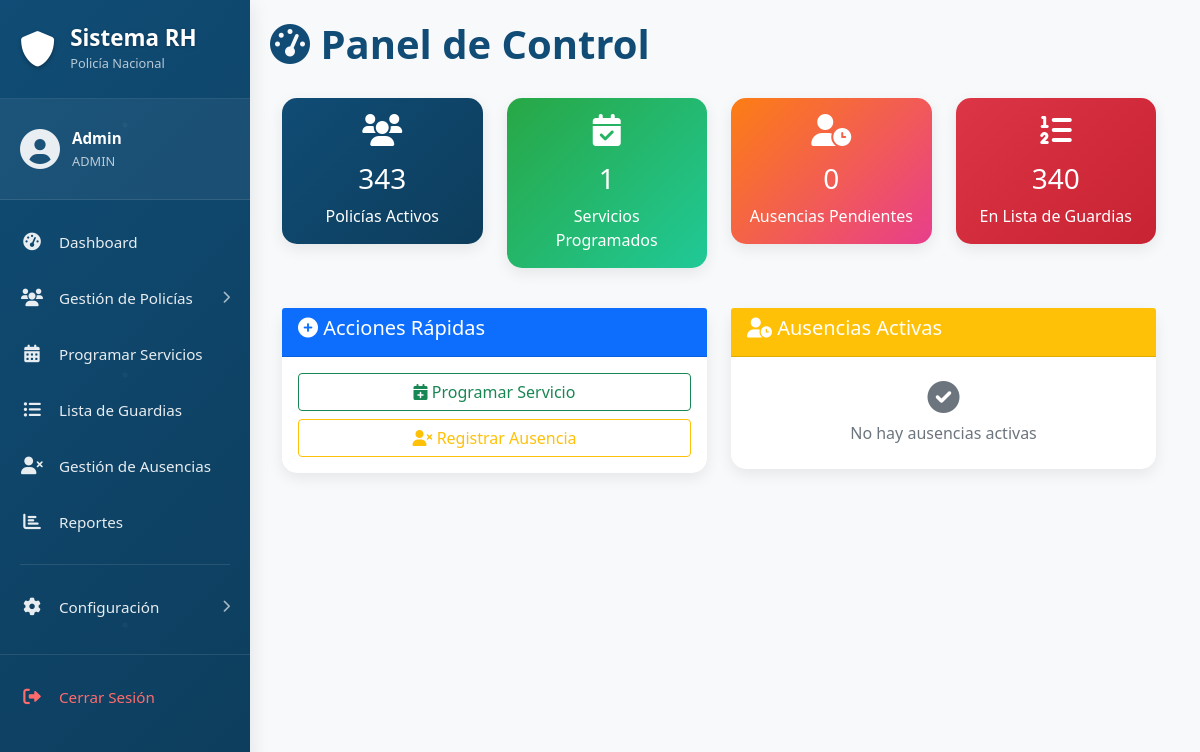
The page /admin/index.php (signed in) on the database as committed earlier.
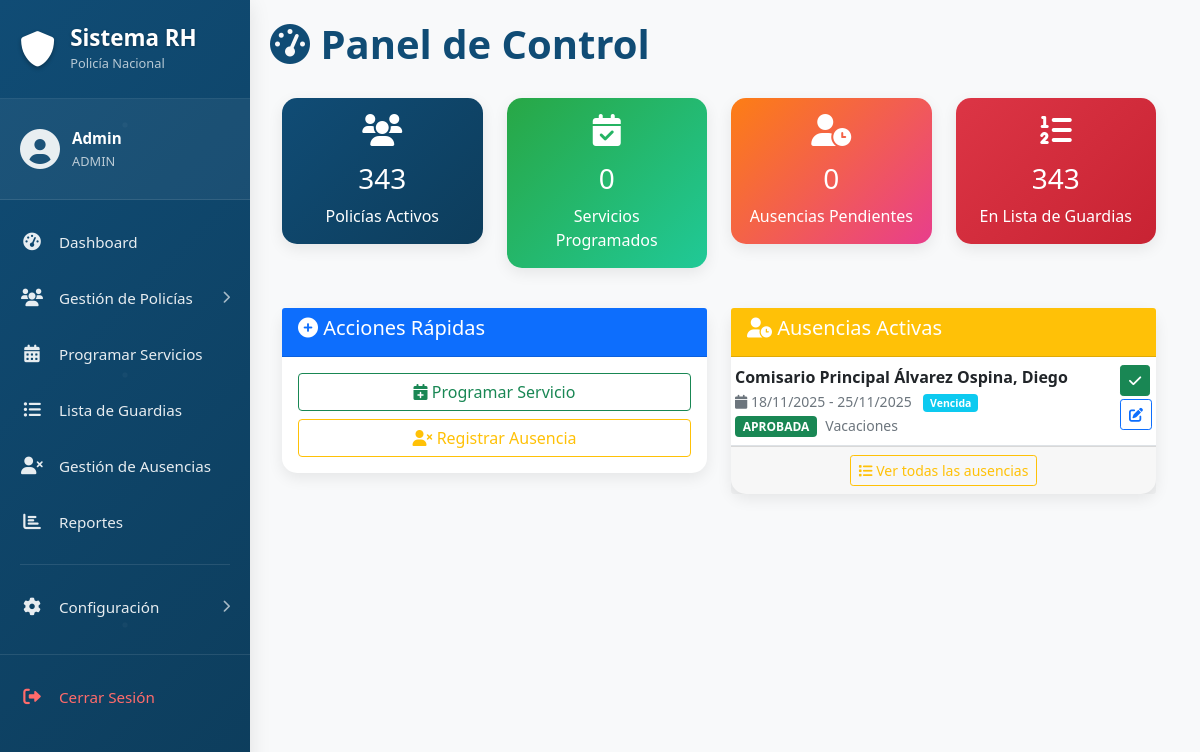
The same page on the database as committed later.
### tables this page shows
CREATE TABLE `ausencias` (
  `id` int NOT NULL,
  `policia_id` int NOT NULL,
  `tipo_ausencia_id` int NOT NULL,
  `fecha_inicio` date NOT NULL,
  `fecha_fin` date DEFAULT NULL,
  `descripcion` text,
  `justificacion` text,
  `documento_adjunto` varchar(255) DEFAULT NULL,
  `aprobado_por` int DEFAULT NULL,
  `estado` enum('PENDIENTE','APROBADA','RECHAZADA','COMPLETADA') DEFAULT 'PENDIENTE',
  `created_at` timestamp NULL DEFAULT CURRENT_TIMESTAMP,
  `updated_at` timestamp NULL DEFAULT CURRENT_TIMESTAMP ON UPDATE CURRENT_TIMESTAMP
);

CREATE TABLE `tipo_grados` (
  `id` int NOT NULL,
  `nombre` varchar(100) NOT NULL,
  `nivel_jerarquia` int NOT NULL,
  `abreviatura` varchar(20) DEFAULT NULL,
  `grado_id` int NOT NULL,
  `created_at` timestamp NULL DEFAULT CURRENT_TIMESTAMP,
  `updated_at` timestamp NULL DEFAULT CURRENT_TIMESTAMP ON UPDATE CURRENT_TIMESTAMP
);

CREATE TABLE `policias` (
  `id` int NOT NULL,
  `legajo` int NOT NULL,
  `nombre` varchar(100) NOT NULL,
  `apellido` varchar(100) NOT NULL,
  `cin` varchar(20) NOT NULL,
  `genero` enum('MASCULINO','FEMENINO') NOT NULL,
  `grado_id` int NOT NULL COMMENT 'Referencia a tipo_grados.id',
  `especialidad_id` int DEFAULT NULL,
  `cargo` varchar(150) DEFAULT NULL,
  `comisionamiento` varchar(200) DEFAULT NULL,
  `telefono` varchar(20) DEFAULT NULL,
  `region_id` int DEFAULT '1',
  `lugar_guardia_id` int DEFAULT NULL,
  `lugar_guardia_reserva_id` int DEFAULT '6' COMMENT 'Siempre ATENCIÓN TELEFÓNICA EXCLUSIVA (ID 6)',
  `observaciones` varchar(500) DEFAULT NULL,
  `activo` tinyint(1) DEFAULT '1',
  `estado` enum('DISPONIBLE','NO DISPONIBLE') DEFAULT 'DISPONIBLE',
  `created_at` timestamp NULL DEFAULT CURRENT_TIMESTAMP,
  `updated_at` timestamp NULL DEFAULT CURRENT_TIMESTAMP ON UPDATE CURRENT_TIMESTAMP
);

CREATE TABLE `tipos_ausencias` (
  `id` int NOT NULL,
  `nombre` varchar(50) NOT NULL,
  `descripcion` text,
  `requiere_justificacion` tinyint(1) DEFAULT '0',
  `created_at` timestamp NULL DEFAULT CURRENT_TIMESTAMP
);

### admin/index.php (the view, shortened to what the changed rows need)
<?php
require_once '../cnx/db_connect.php';
$total_servicios = $conn->query("SELECT COUNT(*) as total FROM servicios WHERE estado = 'PROGRAMADO'")->fetch()['total'];
$total_guardias = $conn->query("SELECT COUNT(*) as total FROM lista_guardias")->fetch()['total'];
$ausencias_activas = $conn->query("
    SELECT
        a.id,
        a.fecha_inicio,
        a.fecha_fin,
        a.estado,
        a.descripcion,
        p.id as policia_id,
        p.nombre,
        p.apellido,
        p.cin,
        p.legajo,
        tg.nombre as grado,
        ta.nombre as tipo_ausencia,
        DATEDIFF(COALESCE(a.fecha_fin, CURDATE()), a.fecha_inicio) + 1 as dias_ausencia,
        CASE
            WHEN a.fecha_fin IS NULL THEN 'Indefinida'
            WHEN a.fecha_fin < CURDATE() THEN 'Vencida'
            WHEN a.fecha_fin = CURDATE() THEN 'Termina hoy'
            ELSE CONCAT(DATEDIFF(a.fecha_fin, CURDATE()), ' días restantes')
        END as tiempo_restante
    FROM ausencias a
    JOIN policias p ON a.policia_id = p.id
    LEFT JOIN tipo_grados tg ON p.grado_id = tg.id
    JOIN tipos_ausencias ta ON a.tipo_ausencia_id = ta.id
    WHERE a.estado IN ('APROBADA', 'PENDIENTE') AND ta.nombre != 'Junta Medica'
    ORDER BY a.fecha_inicio ASC
    LIMIT 10
");
?>
<!DOCTYPE html>
<html lang="es">
<head>
    <link href="https://cdn.jsdelivr.net/npm/bootstrap@5.1.3/dist/css/bootstrap.min.css" rel="stylesheet">
    <link href="https://cdnjs.cloudflare.com/ajax/libs/font-awesome/6.0.0/css/all.min.css" rel="stylesheet">
</head>
<body>
    <div class="container-fluid">
        <div class="row">
            <div class="col-md-9 col-lg-10">
                <div class="main-content">
                    <h1 class="page-title">
                        <i class="fas fa-tachometer-alt"></i> Panel de Control
                    </h1>
                    <div class="row mb-4">
                        <div class="col-md-3 mb-3">
                            <div class="card stat-card green">
                                <div class="card-body text-center">
                                    <i class="fas fa-calendar-check fa-2x mb-3"></i>
                                    <h3><?php echo $total_servicios; ?></h3>
                                    <p class="mb-0">Servicios Programados</p>
                                </div>
                            </div>
                        </div>
                        <div class="col-md-3 mb-3">
                            <div class="card stat-card red">
                                <div class="card-body text-center">
                                    <i class="fas fa-list-ol fa-2x mb-3"></i>
                                    <h3><?php echo $total_guardias; ?></h3>
                                    <p class="mb-0">En Lista de Guardias</p>
                                </div>
                            </div>
                        </div>
                    </div>
                    <div class="row">
                        <div class="col-md-6 mb-4">
                            <div class="card">
                                <div class="card-body p-0">
                                    <?php if ($ausencias_activas->rowCount() > 0): ?>
                                    <div class="table-responsive">
                                        <table class="table table-sm mb-0">
                                            <tbody>
                                                <?php while ($ausencia = $ausencias_activas->fetch()): ?>
                                                <tr>
                                                    <td class="py-2">
                                                        <div class="d-flex justify-content-between align-items-start">
                                                            <div class="flex-grow-1">
                                                                <strong><?php echo $ausencia['grado'] . ' ' . $ausencia['apellido'] . ', ' . $ausencia['nombre']; ?></strong>
                                                                <br>
                                                                <small class="text-muted">
                                                                    <i class="fas fa-calendar"></i>
                                                                    <?php echo date('d/m/Y', strtotime($ausencia['fecha_inicio'])); ?>
                                                                    <?php if ($ausencia['fecha_fin']): ?>
                                                                        - <?php echo date('d/m/Y', strtotime($ausencia['fecha_fin'])); ?>
                                                                    <?php else: ?>
                                                                        - Indefinida
                                                                    <?php endif; ?>
                                                                    <span class="ms-2 badge bg-info"><?php echo $ausencia['tiempo_restante']; ?></span>
                                                                </small>
                                                                <br>
                                                                <span class="badge bg-<?php
                                                                    echo $ausencia['estado'] == 'APROBADA' ? 'success' :
                                                                        ($ausencia['estado'] == 'PENDIENTE' ? 'warning' : 'info');
                                                                ?> badge-sm">
                                                                    <?php echo $ausencia['estado']; ?>
                                                                </span>
                                                                <small class="text-muted ms-1"><?php echo $ausencia['tipo_ausencia']; ?></small>
                                                            </div>
                                                            <div class="btn-group-vertical" role="group">
                                                                <?php if ($ausencia['estado'] == 'APROBADA'): ?>
                                                                    <form method="POST" style="display: inline;" class="mb-1">
                                                                        <button type="submit" class="btn btn-sm btn-success"
                                                                                onclick="return confirm('¿Marcar como completada?')"
                                                                                title="Completar ausencia">
                                                                            <i class="fas fa-check"></i>
                                                                        </button>
                                                                    </form>
                                                                <?php endif; ?>
                                                                <a href="ausencias/index.php" class="btn btn-sm btn-outline-primary" title="Ver/Editar">
                                                                    <i class="fas fa-edit"></i>
                                                                </a>
                                                            </div>
                                                        </div>
                                                    </td>
                                                </tr>
                                                <?php endwhile; ?>
                                            </tbody>
                                        </table>
                                    </div>
                                    <div class="card-footer text-center py-2">
                                        <a href="ausencias/index.php" class="btn btn-sm btn-outline-warning">
                                            <i class="fas fa-list"></i> Ver todas las ausencias
                                        </a>
                                    </div>
                                    <?php else: ?>
                                    <div class="text-center py-4 text-muted">
                                        <i class="fas fa-check-circle fa-2x mb-2"></i>
                                        <p class="mb-0">No hay ausencias activas</p>
                                    </div>
                                    <?php endif; ?>
                                </div>
                            </div>
                        </div>
                    </div>
                </div>
            </div>
        </div>
    </div>
</body>
</html>

Rows that differ between the two databases and show on the page:
added ausencias: tipo_grados.nombre "Comisario Principal", policia.apellido "Álvarez Ospina", policia.nombre "Diego", fecha_inicio "18/11/2025", fecha_fin "25/11/2025", tiempo_restante "Vencida", estado "APROBADA", tipo_ausencia.nombre "Vacaciones"
Other text that changed with them:
$total_servicios: "1" → "0"
$total_guardias: "340" → "343"
text no longer shown: "No hay ausencias activas"
text now shown: "Ver todas las ausencias"
